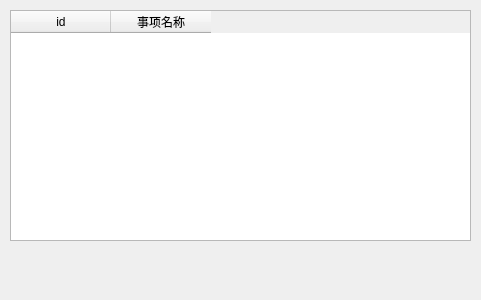
<?xml version="1.0" encoding="UTF-8"?>
<ui version="4.0">
 <class>dailymsy5</class>
 <widget class="QDialog" name="dailymsy5">
  <property name="geometry">
   <rect>
    <x>0</x>
    <y>0</y>
    <width>481</width>
    <height>300</height>
   </rect>
  </property>
  <property name="windowTitle">
   <string>Dialog</string>
  </property>
  <widget class="QTableWidget" name="eNoti">
   <property name="geometry">
    <rect>
     <x>10</x>
     <y>10</y>
     <width>461</width>
     <height>231</height>
    </rect>
   </property>
   <column>
    <property name="text">
     <string>id</string>
    </property>
   </column>
   <column>
    <property name="text">
     <string>事项名称</string>
    </property>
   </column>
  </widget>
 </widget>
 <resources/>
 <connections/>
</ui>
